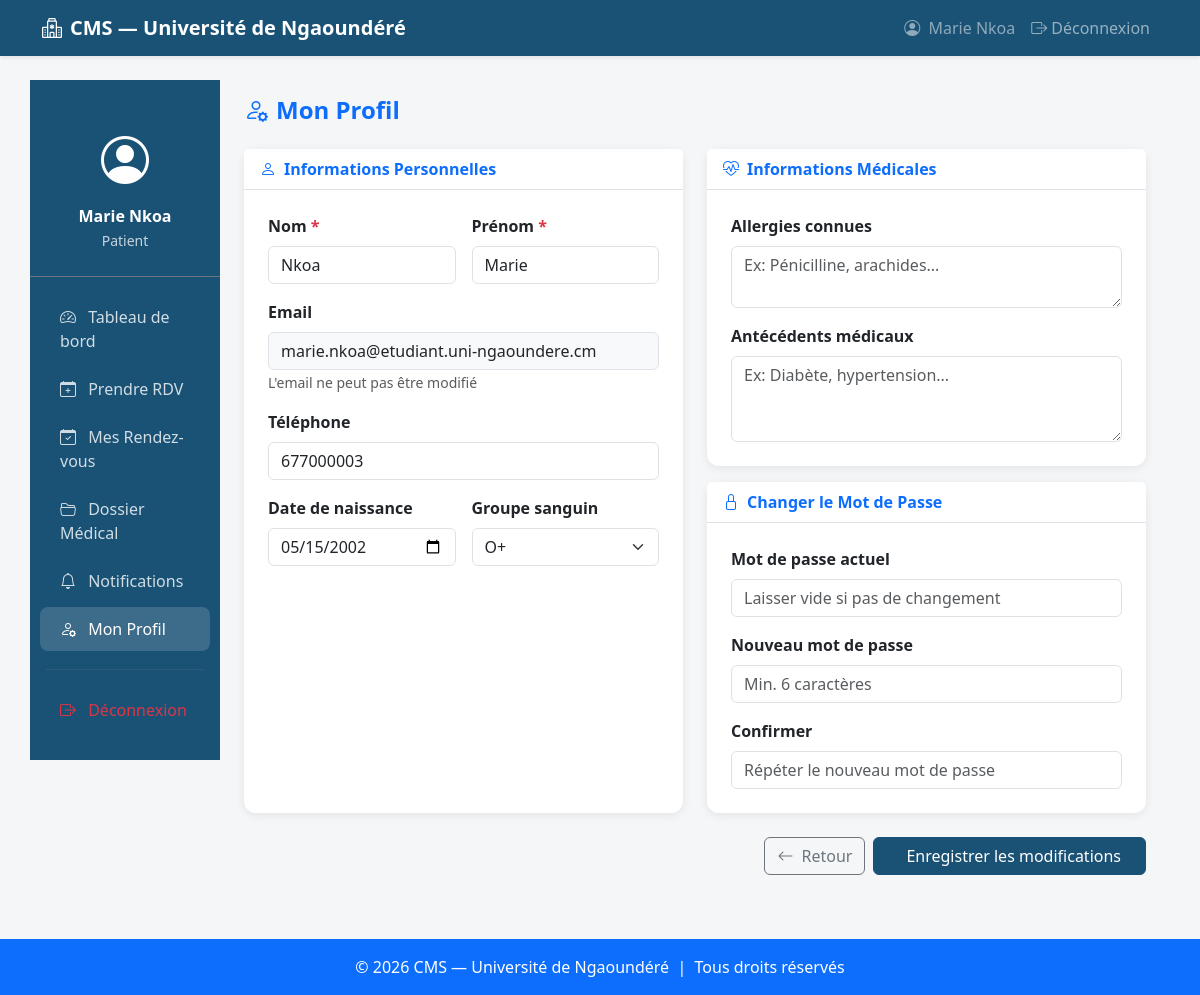
The app's page /patient/profil.php (signed in) with its own data.
### tables this page shows
CREATE TABLE patients (
    id              INT AUTO_INCREMENT PRIMARY KEY,
    utilisateur_id  INT NOT NULL UNIQUE,
    matricule       VARCHAR(50) UNIQUE,
    date_naissance  DATE,
    sexe            ENUM('M', 'F') NOT NULL,
    groupe_sanguin  ENUM('A+','A-','B+','B-','AB+','AB-','O+','O-'),
    allergies       TEXT,
    antecedents     TEXT,
    FOREIGN KEY (utilisateur_id) REFERENCES utilisateurs(id) ON DELETE CASCADE
);

CREATE TABLE utilisateurs (
    id            INT AUTO_INCREMENT PRIMARY KEY,
    nom           VARCHAR(100) NOT NULL,
    prenom        VARCHAR(100) NOT NULL,
    email         VARCHAR(150) NOT NULL UNIQUE,
    mot_de_passe  VARCHAR(255) NOT NULL,
    role          ENUM('patient', 'medecin', 'admin') NOT NULL DEFAULT 'patient',
    telephone     VARCHAR(20),
    statut        ENUM('actif', 'inactif') NOT NULL DEFAULT 'actif',
    date_creation DATETIME NOT NULL DEFAULT CURRENT_TIMESTAMP
);

### patient/profil.php (the view, shortened to what this page needs)
<?php
require_once '../includes/connexion.php';
$stmt = $pdo->prepare("
    SELECT p.*, u.nom, u.prenom, u.email, u.telephone
    FROM patients p
    JOIN utilisateurs u ON p.utilisateur_id = u.id
    WHERE p.utilisateur_id = ?
");
$stmt->execute([$_SESSION['user_id']]);
$patient = $stmt->fetch();
require_once '../includes/header.php';
?>
<div class="row">
    <div class="col-md-3 col-lg-2 px-0">
        <div class="sidebar d-flex flex-column" style="min-height:85vh;">
            <div class="text-center text-white py-4 px-3 border-bottom border-secondary">
                <i class="bi bi-person-circle" style="font-size:3rem;"></i>
                <p class="mb-0 fw-bold mt-2"><?= htmlspecialchars($_SESSION['prenom'].' '.$_SESSION['nom']) ?></p>
                <small class="opacity-75">Patient</small>
            </div>
            <nav class="nav flex-column mt-3">
                <a href="dashboard.php" class="nav-link"><i class="bi bi-speedometer2"></i> Tableau de bord</a>
                <a href="rendez_vous.php" class="nav-link"><i class="bi bi-calendar-plus"></i> Prendre RDV</a>
                <a href="mes_rdv.php" class="nav-link"><i class="bi bi-calendar-check"></i> Mes Rendez-vous</a>
                <a href="historique.php" class="nav-link"><i class="bi bi-folder2-open"></i> Dossier Médical</a>
                <a href="notifications.php" class="nav-link"><i class="bi bi-bell"></i> Notifications</a>
                <a href="profil.php" class="nav-link active"><i class="bi bi-person-gear"></i> Mon Profil</a>
                <hr class="border-secondary mx-3">
                <a href="../auth/logout.php" class="nav-link text-danger"><i class="bi bi-box-arrow-right"></i> Déconnexion</a>
            </nav>
        </div>
    </div>
    <div class="col-md-9 col-lg-10 py-3 px-4">
        <h4 class="fw-bold text-primary mb-4">
            <i class="bi bi-person-gear me-2"></i>Mon Profil
        </h4>
        <form method="POST" action="">
            <div class="row g-4">
                <div class="col-md-6">
                    <div class="card h-100">
                        <div class="card-header bg-white fw-bold text-primary border-bottom">
                            <i class="bi bi-person me-2"></i>Informations Personnelles
                        </div>
                        <div class="card-body p-4">
                            <div class="row g-3">
                                <div class="col-6">
                                    <label class="form-label fw-semibold">Nom <span class="text-danger">*</span></label>
                                    <input type="text" class="form-control" name="nom"
                                           value="<?= htmlspecialchars($patient['nom']) ?>" required>
                                </div>
                                <div class="col-6">
                                    <label class="form-label fw-semibold">Prénom <span class="text-danger">*</span></label>
                                    <input type="text" class="form-control" name="prenom"
                                           value="<?= htmlspecialchars($patient['prenom']) ?>" required>
                                </div>
                                <div class="col-12">
                                    <label class="form-label fw-semibold">Email</label>
                                    <input type="email" class="form-control bg-light"
                                           value="<?= htmlspecialchars($patient['email']) ?>" disabled>
                                    <small class="text-muted">L'email ne peut pas être modifié</small>
                                </div>
                                <div class="col-12">
                                    <label class="form-label fw-semibold">Téléphone</label>
                                    <input type="tel" class="form-control" name="telephone"
                                           value="<?= htmlspecialchars($patient['telephone'] ?? '') ?>">
                                </div>
                                <div class="col-6">
                                    <label class="form-label fw-semibold">Date de naissance</label>
                                    <input type="date" class="form-control" name="date_naissance"
                                           value="<?= $patient['date_naissance'] ?? '' ?>">
                                </div>
                                <div class="col-6">
                                    <label class="form-label fw-semibold">Groupe sanguin</label>
                                    <select class="form-select" name="groupe_sanguin">
                                        <?php foreach (['A+','A-','B+','B-','AB+','AB-','O+','O-'] as $g): ?>
                                            <option value="<?= $g ?>" <?= ($patient['groupe_sanguin'] === $g) ? 'selected' : '' ?>><?= $g ?></option>
                                        <?php endforeach; ?>
                                    </select>
                                </div>
                            </div>
                        </div>
                    </div>
                </div>
                <div class="col-md-6">
                    <div class="card mb-3">
                        <div class="card-header bg-white fw-bold text-primary border-bottom">
                            <i class="bi bi-heart-pulse me-2"></i>Informations Médicales
                        </div>
                        <div class="card-body p-4">
                            <div class="mb-3">
                                <label class="form-label fw-semibold">Allergies connues</label>
                                <textarea class="form-control" name="allergies" rows="2"
                                          placeholder="Ex: Pénicilline, arachides..."><?= htmlspecialchars($patient['allergies'] ?? '') ?></textarea>
                            </div>
                            <div>
                                <label class="form-label fw-semibold">Antécédents médicaux</label>
                                <textarea class="form-control" name="antecedents" rows="3"
                                          placeholder="Ex: Diabète, hypertension..."><?= htmlspecialchars($patient['antecedents'] ?? '') ?></textarea>
                            </div>
                        </div>
                    </div>
                    <div class="card">
                        <div class="card-header bg-white fw-bold text-primary border-bottom">
                            <i class="bi bi-lock me-2"></i>Changer le Mot de Passe
                        </div>
                        <div class="card-body p-4">
                            <div class="mb-3">
                                <label class="form-label fw-semibold">Mot de passe actuel</label>
                                <input type="password" class="form-control" name="mdp_actuel"
                                       placeholder="Laisser vide si pas de changement">
                            </div>
                            <div class="mb-3">
                                <label class="form-label fw-semibold">Nouveau mot de passe</label>
                                <input type="password" class="form-control" name="nouveau_mdp"
                                       placeholder="Min. 6 caractères">
                            </div>
                            <div>
                                <label class="form-label fw-semibold">Confirmer</label>
                                <input type="password" class="form-control" name="confirm_mdp"
                                       placeholder="Répéter le nouveau mot de passe">
                            </div>
                        </div>
                    </div>
                </div>
                <div class="col-12">
                    <div class="d-flex justify-content-end gap-2">
                        <a href="dashboard.php" class="btn btn-outline-secondary">
                            <i class="bi bi-arrow-left me-2"></i>Retour
                        </a>
                        <button type="submit" class="btn btn-primary px-4">
                            <i class="bi bi-floppy me-2"></i>Enregistrer les modifications
                        </button>
                    </div>
                </div>
            </div>
        </form>
    </div>
</div>
<?php require_once '../includes/footer.php'; ?>

### assets/css/style.css (style rules this page uses)
:root { --cms-blue: #1A5276; --cms-blue-light: #2E86C1; --cms-white: #FFFFFF; --cms-gray: #F4F6F7; }
body { background-color: var(--cms-gray); font-family: 'Segoe UI', sans-serif; min-height: 100vh; display: flex; flex-direction: column; }
.card { border: none; border-radius: 12px; box-shadow: 0 2px 10px rgba(0,0,0,0.08); transition: transform 0.2s; }
.btn-primary { background-color: var(--cms-blue); border-color: var(--cms-blue); }
.sidebar { min-height: calc(100vh - 56px); background-color: var(--cms-blue); padding-top: 20px; }
.sidebar .nav-link { color: rgba(255,255,255,0.8); padding: 10px 20px; border-radius: 8px; margin: 2px 10px; transition: all 0.2s; }
.sidebar .nav-link:hover, .sidebar .nav-link.active { background-color: rgba(255,255,255,0.15); color: white; }
.sidebar .nav-link i { margin-right: 8px; }

### records on screen
patients: nom "Nkoa", prenom "Marie", utilisateur.email "marie.nkoa@etudiant.uni-ngaoundere.cm", telephone "677000003", date_naissance "05/15/2002", groupe_sanguin "O+"

### other values on screen
$_SESSION['prenom'] . ' ' . $_SESSION['nom'] "Marie Nkoa"
$_SESSION['prenom'].' '.$_SESSION['nom'] "Marie Nkoa"
